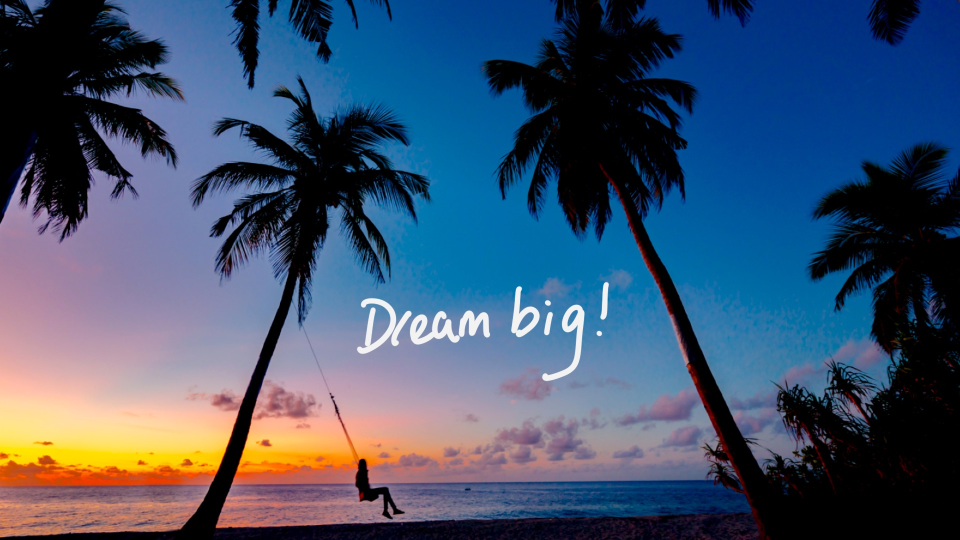
#> input picture image.jpg, 1920 x 1080 px (shown at 1/2 size)
$ python banking_page.py
#> lines starting #> are read from the running program, lines starting #| are printed output that depends on the picture

from tkinter import *
import os
from PIL import ImageTk, Image

#main screen
master = Tk()
master.title("State Bank of India")

#import image
img = Image.open("image.jpg")
#> img is the input picture: PIL image 1920x1080 RGB; mean R, G, B 64.8, 83.4, 109.5
img = img.resize((150,150))
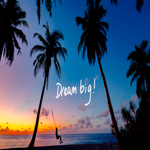
#> img: PIL image 150x150 RGB; mean R, G, B 64.8, 83.4, 109.5
img = ImageTk.PhotoImage(img)

#labels
Label(master, text = "Custom Banking Beta", font = ('Calibri, 15')).grid(row = 0, sticky = N, pady = 10)
